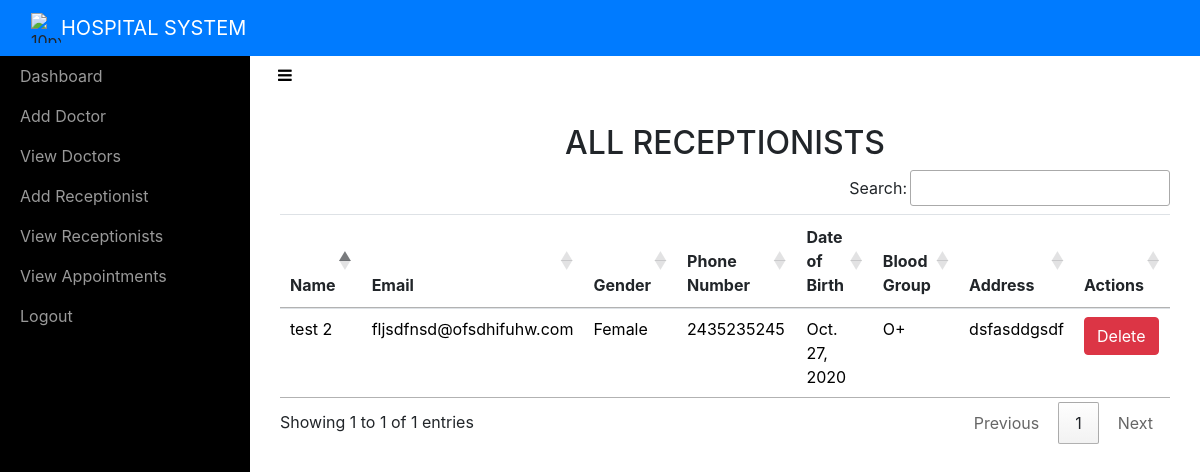
Screenshot of /adminviewReceptionist/ (signed in) with the database file from the repository.
### sitehandler/models.py (models this page shows, shortened)
class Receptionist(models.Model):
	name = models.CharField(max_length=50)
	email = models.EmailField(unique=True)
	password = models.CharField(max_length=16)
	gender = models.CharField(max_length=10)
	phonenumber = models.CharField(max_length=10)
	address = models.CharField(max_length=100)
	birthdate = models.DateField()
	bloodgroup = models.CharField(max_length=5)

### sitehandler/views.py (the view)
# urls.py: path('adminviewReceptionist/',adminviewReceptionist,name='adminviewReceptionist'),
def adminviewReceptionist(request):
	if not request.user.is_staff:
		return redirect('login_admin')
	rec = Receptionist.objects.all()
	r = { 'rec' : rec }
	return render(request,'adminviewreceptionists.html',r)

### sitehandler/templates/adminviewreceptionists.html (shortened to what this page needs)
<!DOCTYPE html>
<html>
<head>
    {% include 'include.html' %}
    {% load static %}
    <link rel="stylesheet" type="text/css" href="https://cdn.datatables.net/1.10.21/css/jquery.dataTables.min.css">
    <link rel="stylesheet" type="text/css" href="https://cdn.datatables.net/buttons/1.6.2/css/buttons.dataTables.min.css">
</head>
<body>
    {% include 'adminnav.html' %}
    <div id="wrapper">
        {% include 'admin_include.html'%}
        <div class="page-content-wrapper">
            <div class="container-fluid"><a class="btn btn-link" role="button" id="menu-toggle" href="#menu-toggle"><i class="fa fa-bars" style="color: black;"></i></a>
                <h2 class="text-center">ALL RECEPTIONISTS</h2>
                <section id="team" class="pb-5">
                    <div class="container">
                       <table class="table" id="example">
                            <thead>
                                <tr>
                                    <th>Name</th>
                                    <th>Email</th>
                                    <th>Gender</th>
                                    <th>Phone Number</th>
                                    <th>Date of Birth</th>
                                    <th>Blood Group</th>
                                    <th>Address</th>
                                    <th>Actions</th>
                                </tr>
                            </thead>
                            <tbody>
                                {% for i in rec %}
                                <tr style="color: black;">
                                    <td>{{ i.name }}</td>
                                    <td>{{ i.email }}</td>
                                    <td>{{ i.gender }}</td>
                                    <td>{{ i.phonenumber }}</td>
                                    <td>{{ i.birthdate }}</td>
                                    <td>{{ i.bloodgroup }}</td>
                                    <td>{{ i.address }}</td>
                                    <td><a href="{% url 'admin_delete_receptionist' i.id  i.email %}" onclick="return confirm('Are you sure you want to delete?')" class="btn btn-danger">Delete</a></td>
                                </tr>
                                {% endfor %}
                            </tbody>
                        </table>
                    </div>
                </section>
            </div>
        </div>
    </div>
</body>
</html>

### sitehandler/static/css/Sidebar-Menu-1.css (style rules this page uses)
body { overflow-x: hidden; }
#wrapper { padding-left: 0; -webkit-transition: all 0.5s ease; -moz-transition: all 0.5s ease; -o-transition: all 0.5s ease; transition: all 0.5s ease; }
@media (min-width:768px) { #wrapper { padding-left: 250px; } }

### sitehandler/static/css/Sidebar-Menu.css (style rules this page uses)
#wrapper { padding-left: 0; -webkit-transition: all 0.5s ease; -moz-transition: all 0.5s ease; -o-transition: all 0.5s ease; transition: all 0.5s ease; }
@media (min-width:768px) { #wrapper { padding-left: 250px; } }

### sitehandler/static/css/styles.css (style rules this page uses)
.text-center { margin-top: 30px; }

### rows the page displays
Receptionist: name "test 2", email "fljsdfnsd@ofsdhifuhw.com", gender "Female", phonenumber "2435235245", birthdate "Oct. 27, 2020", bloodgroup "O+", address "dsfasddgsdf"
